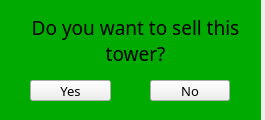
<?xml version="1.0" encoding="UTF-8"?>
<ui version="4.0">
 <class>DestroyTower</class>
 <widget class="QWidget" name="DestroyTower">
  <property name="geometry">
   <rect>
    <x>0</x>
    <y>0</y>
    <width>265</width>
    <height>120</height>
   </rect>
  </property>
  <property name="cursor">
   <cursorShape>PointingHandCursor</cursorShape>
  </property>
  <property name="windowTitle">
   <string>Tower sale</string>
  </property>
  <property name="windowIcon">
   <iconset>
    <normaloff>:/images/tower/tower_passive.jpg</normaloff>:/images/tower/tower_passive.jpg</iconset>
  </property>
  <property name="styleSheet">
   <string notr="true"/>
  </property>
  <widget class="QLabel" name="label">
   <property name="geometry">
    <rect>
     <x>20</x>
     <y>20</y>
     <width>231</width>
     <height>41</height>
    </rect>
   </property>
   <property name="font">
    <font>
     <family>MS Gothic</family>
     <pointsize>14</pointsize>
    </font>
   </property>
   <property name="cursor">
    <cursorShape>PointingHandCursor</cursorShape>
   </property>
   <property name="text">
    <string>Do you want to sell this tower?</string>
   </property>
   <property name="alignment">
    <set>Qt::AlignCenter</set>
   </property>
   <property name="wordWrap">
    <bool>true</bool>
   </property>
  </widget>
  <widget class="QLabel" name="label_2">
   <property name="geometry">
    <rect>
     <x>0</x>
     <y>0</y>
     <width>261</width>
     <height>121</height>
    </rect>
   </property>
   <property name="styleSheet">
    <string notr="true">background-color:rgb(0, 170, 0);</string>
   </property>
   <property name="text">
    <string/>
   </property>
  </widget>
  <widget class="QPushButton" name="yesButton">
   <property name="geometry">
    <rect>
     <x>30</x>
     <y>80</y>
     <width>81</width>
     <height>21</height>
    </rect>
   </property>
   <property name="font">
    <font>
     <family>MS Gothic</family>
     <pointsize>10</pointsize>
    </font>
   </property>
   <property name="cursor">
    <cursorShape>PointingHandCursor</cursorShape>
   </property>
   <property name="text">
    <string>Yes</string>
   </property>
  </widget>
  <widget class="QPushButton" name="noButton">
   <property name="geometry">
    <rect>
     <x>150</x>
     <y>80</y>
     <width>80</width>
     <height>21</height>
    </rect>
   </property>
   <property name="font">
    <font>
     <family>MS Gothic</family>
     <pointsize>10</pointsize>
    </font>
   </property>
   <property name="cursor">
    <cursorShape>PointingHandCursor</cursorShape>
   </property>
   <property name="text">
    <string>No</string>
   </property>
  </widget>
  <zorder>label_2</zorder>
  <zorder>label</zorder>
  <zorder>yesButton</zorder>
  <zorder>noButton</zorder>
 </widget>
 <resources/>
 <connections>
  <connection>
   <sender>noButton</sender>
   <signal>clicked()</signal>
   <receiver>DestroyTower</receiver>
   <slot>no()</slot>
   <hints>
    <hint type="sourcelabel">
     <x>189</x>
     <y>90</y>
    </hint>
    <hint type="destinationlabel">
     <x>132</x>
     <y>59</y>
    </hint>
   </hints>
  </connection>
  <connection>
   <sender>yesButton</sender>
   <signal>clicked()</signal>
   <receiver>DestroyTower</receiver>
   <slot>yes()</slot>
   <hints>
    <hint type="sourcelabel">
     <x>69</x>
     <y>90</y>
    </hint>
    <hint type="destinationlabel">
     <x>132</x>
     <y>59</y>
    </hint>
   </hints>
  </connection>
 </connections>
 <slots>
  <slot>yes()</slot>
  <slot>no()</slot>
 </slots>
</ui>
